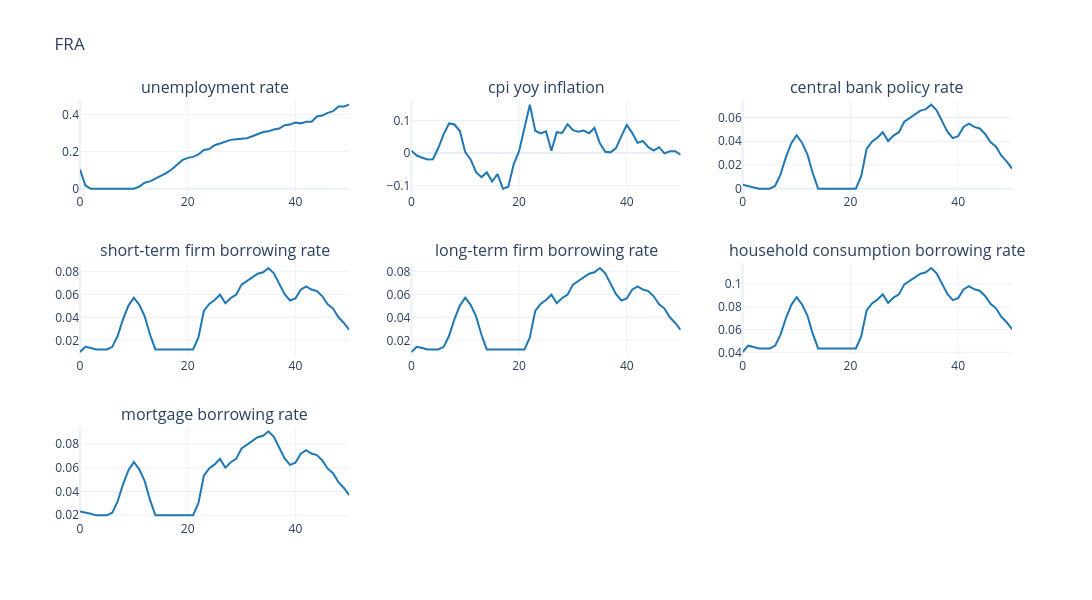

Write notebook code for a chart like this one.
### Code cell
cols = [ 
    'unemployment rate', 'cpi yoy inflation',
    'central bank policy rate', 'short-term firm borrowing rate', 'long-term firm borrowing rate',
    'household consumption borrowing rate', 'mortgage borrowing rate'
    ]


#  Plot interest variables
plot_output(
    df=df_base[cols],
    no_rows=3,
    no_cols=3,
    country_code=cfg.country_iso3,
    line_color="#1f77b4",
    base_height=200,
    base_width=400,
)

### Figure 1 — Plotly figure (JSON) as saved in the notebook; plotly's stock layout.template omitted (floating-point values rounded to 4 significant figures)
{"data": [{"line": {"color": "#1f77b4"}, "mode": "lines", "name": "baseline", "showlegend": false, "type": "scatter", "x": [0, 1, 2, 3, 4, 5, 6, 7, 8, 9, 10, 11, 12, 13, 14, 15, 16, 17, 18, 19, 20, 21, 22, 23, 24, 25, 26, 27, 28, 29, 30, 31, 32, 33, 34, 35, 36, 37, 38, 39, 40, 41, 42, 43, 44, 45, 46, 47, 48, 49, 50], "xaxis": "x", "y": [0.1031, 0.01636, 0.0, 0.0, 0.0, 0.0, 0.0, 0.0, 0.0, 0.0, 0.0, 0.01114, 0.03238, 0.03935, 0.05501, 0.06616, 0.08357, 0.1038, 0.1278, 0.1539, 0.1664, 0.1717, 0.1845, 0.2089, 0.2141, 0.2343, 0.2437, 0.2531, 0.2636, 0.2674, 0.2719, 0.2726, 0.2834, 0.2932, 0.3061, 0.3095, 0.32, 0.3245, 0.343, 0.3461, 0.3569, 0.3527, 0.3611, 0.3618, 0.39, 0.3948, 0.4091, 0.4185, 0.4439, 0.4439, 0.4537], "yaxis": "y"}, {"line": {"color": "#1f77b4"}, "mode": "lines", "name": "baseline", "showlegend": false, "type": "scatter", "x": [0, 1, 2, 3, 4, 5, 6, 7, 8, 9, 10, 11, 12, 13, 14, 15, 16, 17, 18, 19, 20, 21, 22, 23, 24, 25, 26, 27, 28, 29, 30, 31, 32, 33, 34, 35, 36, 37, 38, 39, 40, 41, 42, 43, 44, 45, 46, 47, 48, 49, 50], "xaxis": "x2", "y": [0.00727, -0.007635, -0.0145, -0.0195, -0.01892, 0.01534, 0.05828, 0.09102, 0.0878, 0.06779, 0.003064, -0.01963, -0.0578, -0.07438, -0.05951, -0.08765, -0.06445, -0.1096, -0.1037, -0.0347, 0.005924, 0.07475, 0.1488, 0.06854, 0.06057, 0.06674, 0.007291, 0.06413, 0.06173, 0.08875, 0.07035, 0.0656, 0.06922, 0.06066, 0.07715, 0.02965, 0.003947, 0.002103, 0.01502, 0.05198, 0.08607, 0.06198, 0.03141, 0.03704, 0.0181, 0.007713, 0.01797, -0.001093, 0.005199, 0.005419, -0.005123], "yaxis": "y2"}, {"line": {"color": "#1f77b4"}, "mode": "lines", "name": "baseline", "showlegend": false, "type": "scatter", "x": [0, 1, 2, 3, 4, 5, 6, 7, 8, 9, 10, 11, 12, 13, 14, 15, 16, 17, 18, 19, 20, 21, 22, 23, 24, 25, 26, 27, 28, 29, 30, 31, 32, 33, 34, 35, 36, 37, 38, 39, 40, 41, 42, 43, 44, 45, 46, 47, 48, 49, 50], "xaxis": "x3", "y": [0.003333, 0.002373, 0.001325, 0.0, 0.0, 0.0, 0.002258, 0.0119, 0.02636, 0.03816, 0.04506, 0.0388, 0.029, 0.01298, 0.0, 0.0, 0.0, 0.0, 0.0, 0.0, 0.0, 0.0, 0.01051, 0.03343, 0.03962, 0.04296, 0.04763, 0.04016, 0.04481, 0.04761, 0.05641, 0.05977, 0.063, 0.06581, 0.06708, 0.07084, 0.06614, 0.05648, 0.04803, 0.04257, 0.04429, 0.05199, 0.05488, 0.05209, 0.05079, 0.04625, 0.03933, 0.03553, 0.02795, 0.02306, 0.01698], "yaxis": "y3"}, {"line": {"color": "#1f77b4"}, "mode": "lines", "name": "baseline", "showlegend": false, "type": "scatter", "x": [0, 1, 2, 3, 4, 5, 6, 7, 8, 9, 10, 11, 12, 13, 14, 15, 16, 17, 18, 19, 20, 21, 22, 23, 24, 25, 26, 27, 28, 29, 30, 31, 32, 33, 34, 35, 36, 37, 38, 39, 40, 41, 42, 43, 44, 45, 46, 47, 48, 49, 50], "xaxis": "x4", "y": [0.009824, 0.01441, 0.01337, 0.01204, 0.01204, 0.01204, 0.0143, 0.02394, 0.0384, 0.0502, 0.0571, 0.05084, 0.04104, 0.02502, 0.01204, 0.01204, 0.01204, 0.01204, 0.01204, 0.01204, 0.01204, 0.01204, 0.02255, 0.04547, 0.05166, 0.055, 0.05967, 0.0522, 0.05685, 0.05965, 0.06845, 0.07181, 0.07504, 0.07785, 0.07912, 0.08288, 0.07818, 0.06852, 0.06007, 0.05461, 0.05633, 0.06403, 0.06692, 0.06413, 0.06283, 0.05829, 0.05137, 0.04757, 0.03999, 0.0351, 0.02902], "yaxis": "y4"}, {"line": {"color": "#1f77b4"}, "mode": "lines", "name": "baseline", "showlegend": false, "type": "scatter", "x": [0, 1, 2, 3, 4, 5, 6, 7, 8, 9, 10, 11, 12, 13, 14, 15, 16, 17, 18, 19, 20, 21, 22, 23, 24, 25, 26, 27, 28, 29, 30, 31, 32, 33, 34, 35, 36, 37, 38, 39, 40, 41, 42, 43, 44, 45, 46, 47, 48, 49, 50], "xaxis": "x5", "y": [0.009824, 0.01441, 0.01337, 0.01204, 0.01204, 0.01204, 0.0143, 0.02394, 0.0384, 0.0502, 0.0571, 0.05084, 0.04104, 0.02502, 0.01204, 0.01204, 0.01204, 0.01204, 0.01204, 0.01204, 0.01204, 0.01204, 0.02255, 0.04547, 0.05166, 0.055, 0.05967, 0.0522, 0.05685, 0.05965, 0.06845, 0.07181, 0.07504, 0.07785, 0.07912, 0.08288, 0.07818, 0.06852, 0.06007, 0.05461, 0.05633, 0.06403, 0.06692, 0.06413, 0.06283, 0.05829, 0.05137, 0.04757, 0.03999, 0.0351, 0.02902], "yaxis": "y5"}, {"line": {"color": "#1f77b4"}, "mode": "lines", "name": "baseline", "showlegend": false, "type": "scatter", "x": [0, 1, 2, 3, 4, 5, 6, 7, 8, 9, 10, 11, 12, 13, 14, 15, 16, 17, 18, 19, 20, 21, 22, 23, 24, 25, 26, 27, 28, 29, 30, 31, 32, 33, 34, 35, 36, 37, 38, 39, 40, 41, 42, 43, 44, 45, 46, 47, 48, 49, 50], "xaxis": "x6", "y": [0.04026, 0.04579, 0.04475, 0.04342, 0.04342, 0.04342, 0.04568, 0.05532, 0.06978, 0.08158, 0.08848, 0.08222, 0.07243, 0.0564, 0.04342, 0.04342, 0.04342, 0.04342, 0.04342, 0.04342, 0.04342, 0.04342, 0.05393, 0.07685, 0.08305, 0.08638, 0.09105, 0.08358, 0.08823, 0.09103, 0.09983, 0.1032, 0.1064, 0.1092, 0.1105, 0.1143, 0.1096, 0.0999, 0.09145, 0.08599, 0.08771, 0.09541, 0.0983, 0.09551, 0.09421, 0.08967, 0.08275, 0.07896, 0.07137, 0.06648, 0.0604], "yaxis": "y6"}, {"line": {"color": "#1f77b4"}, "mode": "lines", "name": "baseline", "showlegend": false, "type": "scatter", "x": [0, 1, 2, 3, 4, 5, 6, 7, 8, 9, 10, 11, 12, 13, 14, 15, 16, 17, 18, 19, 20, 21, 22, 23, 24, 25, 26, 27, 28, 29, 30, 31, 32, 33, 34, 35, 36, 37, 38, 39, 40, 41, 42, 43, 44, 45, 46, 47, 48, 49, 50], "xaxis": "x7", "y": [0.02306, 0.02226, 0.02121, 0.01989, 0.01989, 0.01989, 0.02214, 0.03178, 0.04624, 0.05804, 0.06495, 0.05868, 0.04889, 0.03287, 0.01989, 0.01989, 0.01989, 0.01989, 0.01989, 0.01989, 0.01989, 0.01989, 0.0304, 0.05332, 0.05951, 0.06284, 0.06752, 0.06004, 0.06469, 0.0675, 0.0763, 0.07966, 0.08288, 0.0857, 0.08697, 0.09072, 0.08603, 0.07637, 0.06792, 0.06246, 0.06418, 0.07188, 0.07476, 0.07197, 0.07067, 0.06613, 0.05922, 0.05542, 0.04784, 0.04295, 0.03686], "yaxis": "y7"}], "layout": {"annotations": [{"font": {"size": 16}, "showarrow": false, "text": "unemployment rate", "x": 0.1444, "xanchor": "center", "xref": "paper", "y": 1, "yanchor": "bottom", "yref": "paper"}, {"font": {"size": 16}, "showarrow": false, "text": "cpi yoy inflation", "x": 0.5, "xanchor": "center", "xref": "paper", "y": 1, "yanchor": "bottom", "yref": "paper"}, {"font": {"size": 16}, "showarrow": false, "text": "central bank policy rate", "x": 0.8556, "xanchor": "center", "xref": "paper", "y": 1, "yanchor": "bottom", "yref": "paper"}, {"font": {"size": 16}, "showarrow": false, "text": "short-term firm borrowing rate", "x": 0.1444, "xanchor": "center", "xref": "paper", "y": 0.6111, "yanchor": "bottom", "yref": "paper"}, {"font": {"size": 16}, "showarrow": false, "text": "long-term firm borrowing rate", "x": 0.5, "xanchor": "center", "xref": "paper", "y": 0.6111, "yanchor": "bottom", "yref": "paper"}, {"font": {"size": 16}, "showarrow": false, "text": "household consumption borrowing rate", "x": 0.8556, "xanchor": "center", "xref": "paper", "y": 0.6111, "yanchor": "bottom", "yref": "paper"}, {"font": {"size": 16}, "showarrow": false, "text": "mortgage borrowing rate", "x": 0.1444, "xanchor": "center", "xref": "paper", "y": 0.2222, "yanchor": "bottom", "yref": "paper"}], "height": 600, "title": {"text": "FRA"}, "width": 1200, "xaxis": {"anchor": "y", "domain": [0, 0.2889]}, "xaxis2": {"anchor": "y2", "domain": [0.3556, 0.6444]}, "xaxis3": {"anchor": "y3", "domain": [0.7111, 1]}, "xaxis4": {"anchor": "y4", "domain": [0, 0.2889]}, "xaxis5": {"anchor": "y5", "domain": [0.3556, 0.6444]}, "xaxis6": {"anchor": "y6", "domain": [0.7111, 1]}, "xaxis7": {"anchor": "y7", "domain": [0, 0.2889]}, "xaxis8": {"anchor": "y8", "domain": [0.3556, 0.6444]}, "xaxis9": {"anchor": "y9", "domain": [0.7111, 1]}, "yaxis": {"anchor": "x", "domain": [0.7778, 1]}, "yaxis2": {"anchor": "x2", "domain": [0.7778, 1]}, "yaxis3": {"anchor": "x3", "domain": [0.7778, 1]}, "yaxis4": {"anchor": "x4", "domain": [0.3889, 0.6111]}, "yaxis5": {"anchor": "x5", "domain": [0.3889, 0.6111]}, "yaxis6": {"anchor": "x6", "domain": [0.3889, 0.6111]}, "yaxis7": {"anchor": "x7", "domain": [0, 0.2222]}, "yaxis8": {"anchor": "x8", "domain": [0, 0.2222]}, "yaxis9": {"anchor": "x9", "domain": [0, 0.2222]}}}
